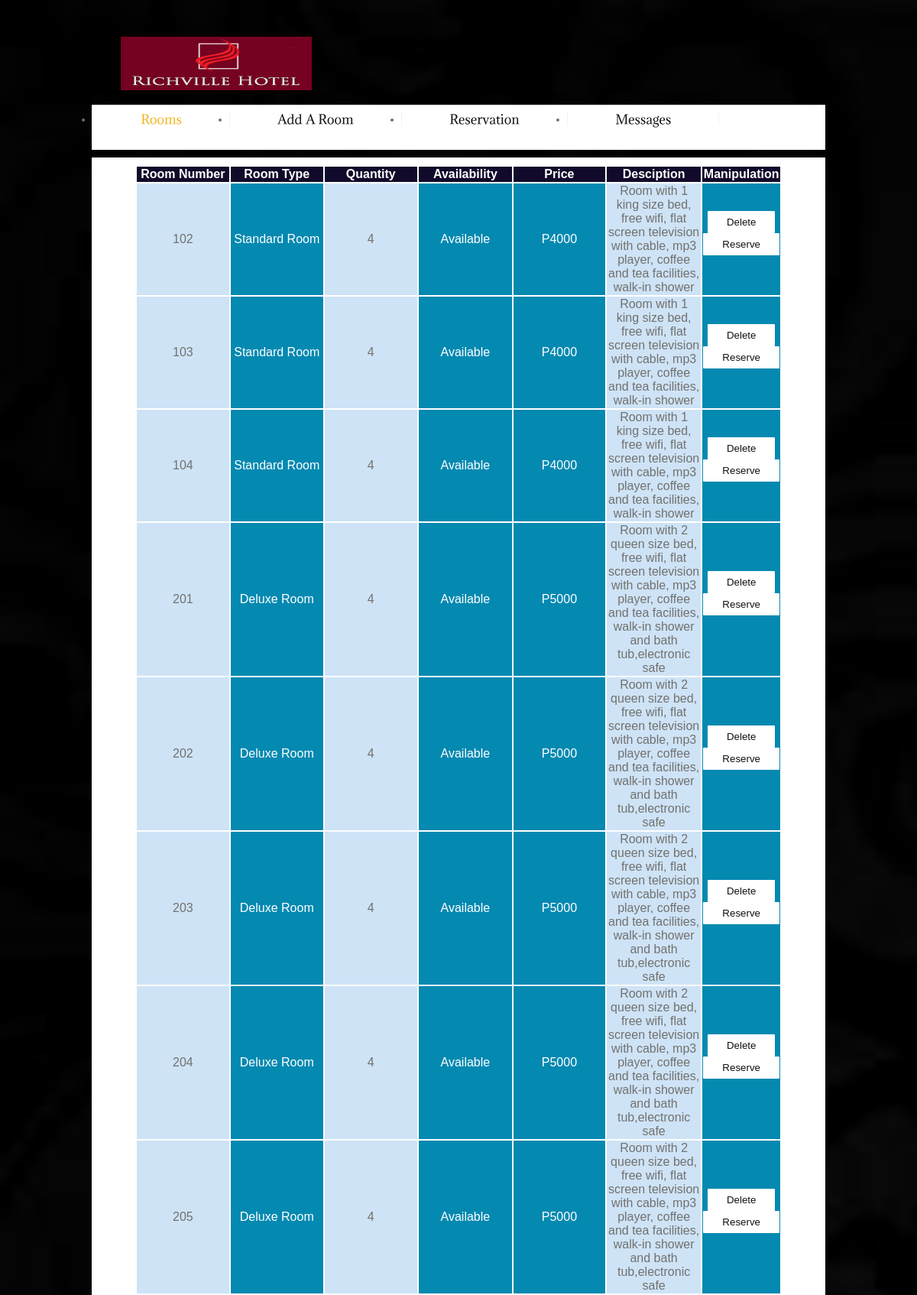
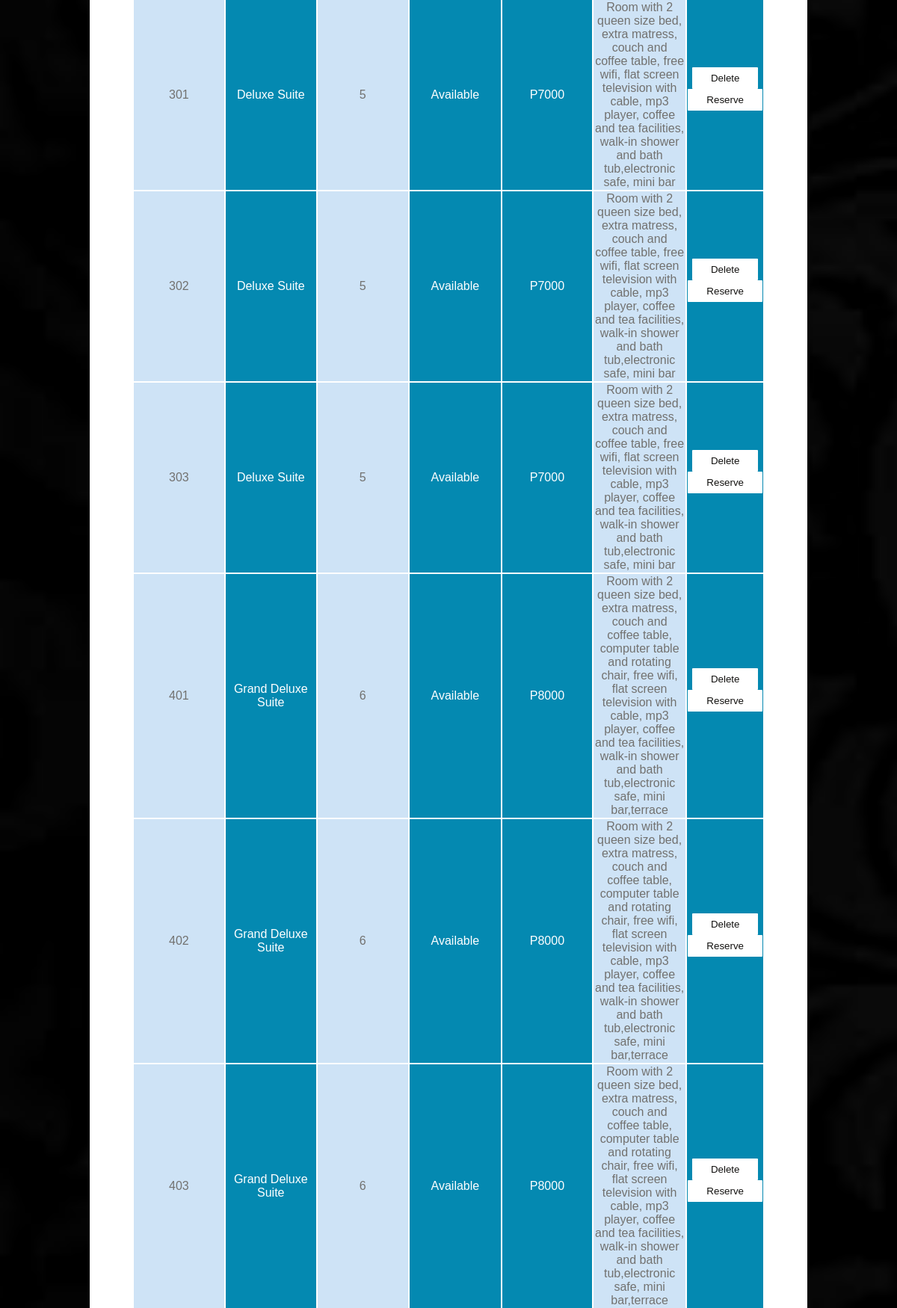
Page /admn.php (upper part) on the committed database (2 pictures, top to bottom).
### tables this page shows
CREATE TABLE IF NOT EXISTS `room` (
`RoomID` int(11) NOT NULL,
  `RoomNumber` varchar(255) NOT NULL,
  `RoomType` varchar(255) NOT NULL,
  `Qty` varchar(255) NOT NULL,
  `Availability` varchar(255) NOT NULL,
  `Price` varchar(255) NOT NULL,
  `Picture` varchar(255) NOT NULL,
  `Description` varchar(255) NOT NULL
);

### admn.php (the view, shortened to what this page needs)
<html>
        <link rel="stylesheet" href="css/css/style.css" type="text/css" media="all">
<body>
  <div class="bg1">
            <div class="bg2">
                <div class="main">
                    <header>
                            <h1><a href="index.php" id="logo">LoungeHotel</a></h1>
                        </header>
						<nav>
                                <ul id="menu">
								<li class="active"><a href="admn.php">Rooms</a></li>
								<li><a href="add.php">Add A Room</a></li>
								<li><a href="Reserve.php">Reservation</a></li>
								<li><a href="Message.php">Messages</a></li>
								</ul>
                            </nav>
								<article id="content">
							<div class="box1">
								<div class="wrapper">
<center>
<div class="tab">
<table class=table>
	<tr>
    <th class=th>Room Number</th>
    <th class=th>Room Type</th>
    <th class=th>Quantity</th>
    <th class=th>Availability</th>
    <th class=th>Price</th>
    <th class=th>Desciption</th>
    <th class=th>Manipulation</th>
  </tr>
  <?php $link = mysql_connect('localhost', 'root', '');
										$result = mysql_query("SELECT * from Room;");
										while ($row = mysql_fetch_array($result)) { ?>
  <tr>
    <td class=td><?php echo $row[1] ?></td>
    <td class=td2><?php echo $row[2] ?></td>
    <td class=td><?php echo $row[3] ?></td>
    <td class=td2><?php echo $row[4] ?></td>
    <td class=td2><?php echo 'P'. $row[5] ?></td>
    <td class=td><?php echo $row[7] ?></td>
	<td class=td2><form action="admn.php" method=POST>
    <input type="submit" name="Delete" value="Delete" class="button1"/>
	<?php if ($row[4]=='Available'){?>
    <input type="submit" name="Reserve" value="Reserve"class="button1"/>
	<?php }else{?>
    <input type="submit" name="Available" value="Available"class="button1"/>
	<?php }?>
	</form></td>
  </tr>
  <?php }?>
</table></center></div>
								<br><br><br>
						</div>
						</div>
								</div>
				</div>

### css/css/style.css (style rules this page uses)
a, canvas, div, fieldset,font, h1, h2, h3, h4, h5, h6, header, hgroup, html,i,nav,var { background: transparent; border: 0 none; font-size: 100%; margin: 0; padding: 0; border: 0; outline: 0; vertical-align: top; }
article, canvas, { display:inline }
.wrapper { width:100%;overflow:hidden; }
body { background:url(../../image/bg.jpg); no-repeat; background-size:cover; border:0;font:12px Arial, Helvetica, sans-serif;color:#72716f;line-height:20px;min-width:980px }
.main { margin:0 auto;width:960px;padding:0 6px }
a { color:#72716f;text-decoration:underline;outline:none }
h1 { padding:40px 0 0 38px;float:left }
header { height:116px }
#logo { display:block;text-indent:-9999px;background:url(../../image/logo.png) 0 0 no-repeat;width:250px;height:76px }
#menu { background:#fff;padding:10px 2px;height:39px;margin-bottom:10px }
#menu > li { border-right:1px solid #f2f2f2;float:left }
#menu > li > a { display:block;padding:0 62px;font-size:16px;color:#12110f;text-decoration:none;line-height:39px }
#menu > li > a:hover, #menu > .active > a { color:#f3b21d }
.box1 { background:#fff;padding:10px }
.button1, .button2 { display:inline-block;background:#fff;padding:0 25px;color:#12110f;line-height:29px;position:relative;border-radius:1px;-moz-border-radius:1px;-webkit-border-radius:1px;text-decoration:none }
body { font-size: 13px; }
* { border:none; }
.table { text-align:center; width:90%; height:30%; }
.tab { overflow-y:scroll; height :50%; }
.th { background-color:#120A2A; color:white; width:15%; }
.td { background-color:#CEE3F6; }
.td2 { background-color:#0489B1; color:white; }

### rows in the picture
room: RoomNumber "102", RoomType "Standard Room", Qty "4", Availability "Available", Price "4000", Description "Room with 1 king size bed, free wifi, flat screen television with cable, mp3 player, coffee and tea facilities, walk-in shower"
room: RoomNumber "103", RoomType "Standard Room", Qty "4", Availability "Available", Price "4000", Description "Room with 1 king size bed, free wifi, flat screen television with cable, mp3 player, coffee and tea facilities, walk-in shower"
room: RoomNumber "104", RoomType "Standard Room", Qty "4", Availability "Available", Price "4000", Description "Room with 1 king size bed, free wifi, flat screen television with cable, mp3 player, coffee and tea facilities, walk-in shower"
room: RoomNumber "201", RoomType "Deluxe Room", Qty "4", Availability "Available", Price "5000", Description "Room with 2 queen size bed, free wifi, flat screen television with cable, mp3 player, coffee and tea facilities, walk-in shower and bath tub,electronic safe"
room: RoomNumber "202", RoomType "Deluxe Room", Qty "4", Availability "Available", Price "5000", Description "Room with 2 queen size bed, free wifi, flat screen television with cable, mp3 player, coffee and tea facilities, walk-in shower and bath tub,electronic safe"
room: RoomNumber "203", RoomType "Deluxe Room", Qty "4", Availability "Available", Price "5000", Description "Room with 2 queen size bed, free wifi, flat screen television with cable, mp3 player, coffee and tea facilities, walk-in shower and bath tub,electronic safe"
room: RoomNumber "204", RoomType "Deluxe Room", Qty "4", Availability "Available", Price "5000", Description "Room with 2 queen size bed, free wifi, flat screen television with cable, mp3 player, coffee and tea facilities, walk-in shower and bath tub,electronic safe"
room: RoomNumber "205", RoomType "Deluxe Room", Qty "4", Availability "Available", Price "5000", Description "Room with 2 queen size bed, free wifi, flat screen television with cable, mp3 player, coffee and tea facilities, walk-in shower and bath tub,electronic safe"
room: RoomNumber "301", RoomType "Deluxe Suite", Qty "5", Availability "Available", Price "7000", Description "Room with 2 queen size bed, extra matress, couch and coffee table, free wifi, flat screen television with cable, mp3 player, coffee and tea facilities, walk-in shower and bath tub,electronic safe, mini bar"
room: RoomNumber "302", RoomType "Deluxe Suite", Qty "5", Availability "Available", Price "7000", Description "Room with 2 queen size bed, extra matress, couch and coffee table, free wifi, flat screen television with cable, mp3 player, coffee and tea facilities, walk-in shower and bath tub,electronic safe, mini bar"
room: RoomNumber "303", RoomType "Deluxe Suite", Qty "5", Availability "Available", Price "7000", Description "Room with 2 queen size bed, extra matress, couch and coffee table, free wifi, flat screen television with cable, mp3 player, coffee and tea facilities, walk-in shower and bath tub,electronic safe, mini bar"
room: RoomNumber "401", RoomType "Grand Deluxe Suite", Qty "6", Availability "Available", Price "8000", Description "Room with 2 queen size bed, extra matress, couch and coffee table, computer table and rotating chair, free wifi, flat screen television with cable, mp3 player, coffee and tea facilities, walk-in shower and bath tub,electronic safe, mini bar,terrace"
room: RoomNumber "402", RoomType "Grand Deluxe Suite", Qty "6", Availability "Available", Price "8000", Description "Room with 2 queen size bed, extra matress, couch and coffee table, computer table and rotating chair, free wifi, flat screen television with cable, mp3 player, coffee and tea facilities, walk-in shower and bath tub,electronic safe, mini bar,terrace"
room: RoomNumber "403", RoomType "Grand Deluxe Suite", Qty "6", Availability "Available", Price "8000", Description "Room with 2 queen size bed, extra matress, couch and coffee table, computer table and rotating chair, free wifi, flat screen television with cable, mp3 player, coffee and tea facilities, walk-in shower and bath tub,electronic safe, mini bar,terrace"
